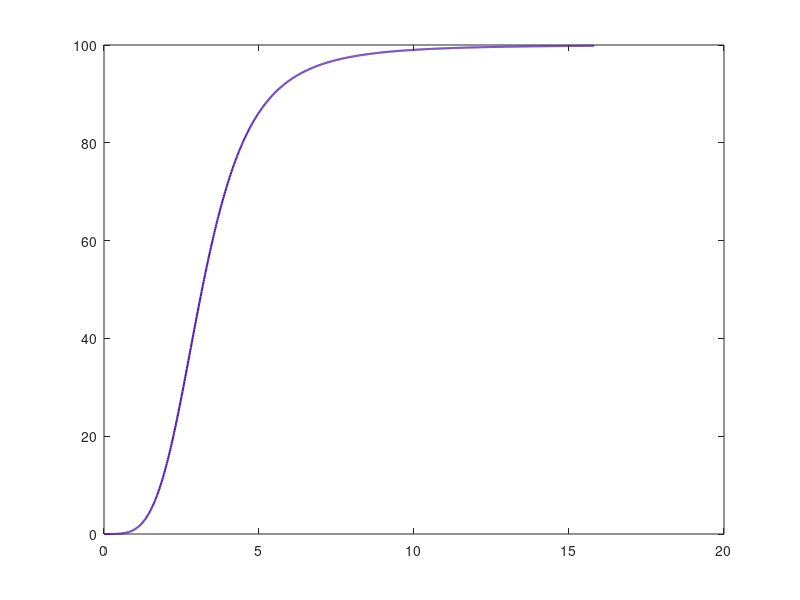

Write MATLAB code to recreate this figure. (Note: this script raises an error after producing the figure.)
%% Plot bounded GABA_B Hill/open-fraction term
clear; clc; % Keep existing figure windows open

%% GABA_B open-fraction constants
KD_GABAb = 100; % dissociation constant
n_GABAb = 4;   % number of G-protein binding sites

%% S range
S_half = KD_GABAb^(1/n_GABAb);
S = linspace(0, 5*S_half, 1000);

%% Bounded Hill/open-fraction term
GABAb_open = (S.^n_GABAb) ./ (S.^n_GABAb + KD_GABAb);
GABAb_open = min(max(GABAb_open, 0), 1);
GABAb_percent_open = 100 * GABAb_open;

%% Plot S^n/(S^n+Kd)
figure('Name','Bounded GABA_B Hill Term','Color','w');

plot(S, GABAb_percent_open, 'Color', [0.3 0.1 0.7], 'LineWidth', 1.5)
hold on
yline(100, 'k:', 'Upper bound = 100%');
xline(S_half, 'k--', 'Half activation');
hold off

title('Bounded GABA_B open fraction: S^n/(S^n+K_d)')
xlabel('S')
ylabel('GABA_B channels open (%)')
ylim([0 105])
grid on
